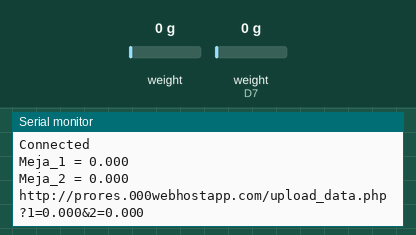
Simulated run of this sketch. Board: ESP8266 (NodeMCU). Shown: the last lines printed to the serial monitor. The inputs (shaded band) are chosen by the test bench; at power-on: weight on the scale 0 g, weight on the scale (sensor on D7) 0 g. WiFi joins after 1.5 s; servers stay silent unless stated; uploads are accepted with an empty reply.

Above: at 4.7 s.
4.8 s: weight on the scale (sensor 0) set to 100 g
At 6.26 s:
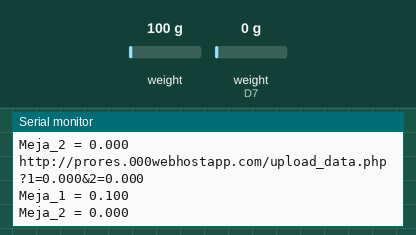
7.6 s: weight on the scale (sensor on D7) set to 100 g
At 9.7 s:
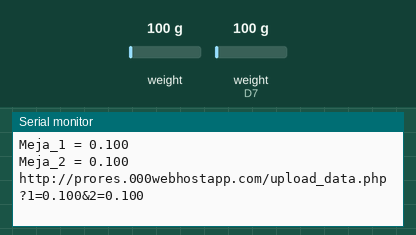
10.4 s: weight on the scale (sensor 0) set to 1250 g
At 11.6 s:
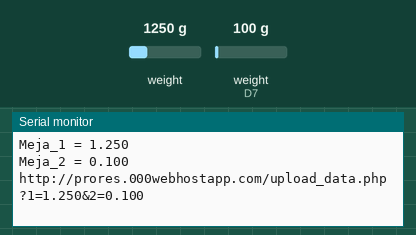
13.2 s: weight on the scale (sensor on D7) set to 1250 g
At 14.6 s:
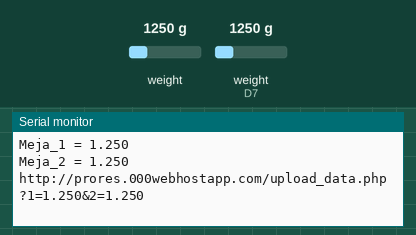
Timing chart, 0 to 16.2 s (numbered marks = the images above; inputs shaded):
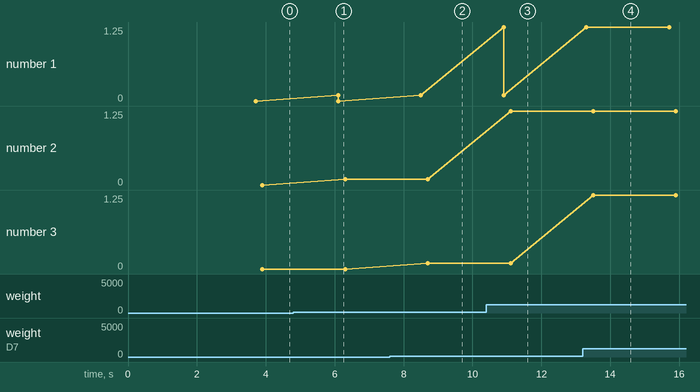

The sketch:

sketch_jan12b.ino
```cpp
#include "HX711.h"  //You must have this library in your arduino library folder
#include <ESP8266WiFi.h>
#include <ESP8266HTTPClient.h>
String  httpurl;
HTTPClient http;

HX711 scale1(D3, D4); // DT,SCK
HX711 scale2(D7, D8);

float calibration_factor = -96650; //-106600 worked for my 40Kg max scale setup

void setup() {
  Serial.begin(115200);

  WiFi.disconnect();
   WiFi.begin("Note9","1sampai8");
  while ((!(WiFi.status() == WL_CONNECTED))){
    delay(500);

  }
  Serial.println("Connected");

//  Serial.println("Press T to tare");
  scale1.set_scale(calibration_factor);  //Calibration Factor obtained from first sketch
  scale1.tare();             //Reset the scale to 0
  scale2.set_scale(calibration_factor);  //Calibration Factor obtained from first sketch
  scale2.tare();             //Reset the scale to 0
}

void loop() {
  String meja1 = String(scale1.get_units(), 3);
  String meja2 = String(scale2.get_units(), 3);
  Serial.println("Meja_1 = "+meja1);
  Serial.println("Meja_2 = "+meja2);

  httpurl = "http://prores.000webhostapp.com/upload_data.php?1="+meja1+"&2="+meja2;
  http.begin(httpurl);
  http.GET();
  http.end();
  Serial.println(httpurl);
  delay(2000);
}
```

Measured:
- after the input at 4.8 s, the serial monitor: prints a new line after 1.3 s (image 1)
- after the input at 7.6 s, the serial monitor: prints a new line after 0.90 s (image 2)
- after the input at 10.4 s, the serial monitor: prints a new line after 0.51 s (image 3)
- after the input at 13.2 s, the serial monitor: prints a new line after 0.11 s (image 4)
- plotted number 2: 0 → 0.1 after the input at 4.8 s, 0.1 → 1.25 after the input at 10.4 s
